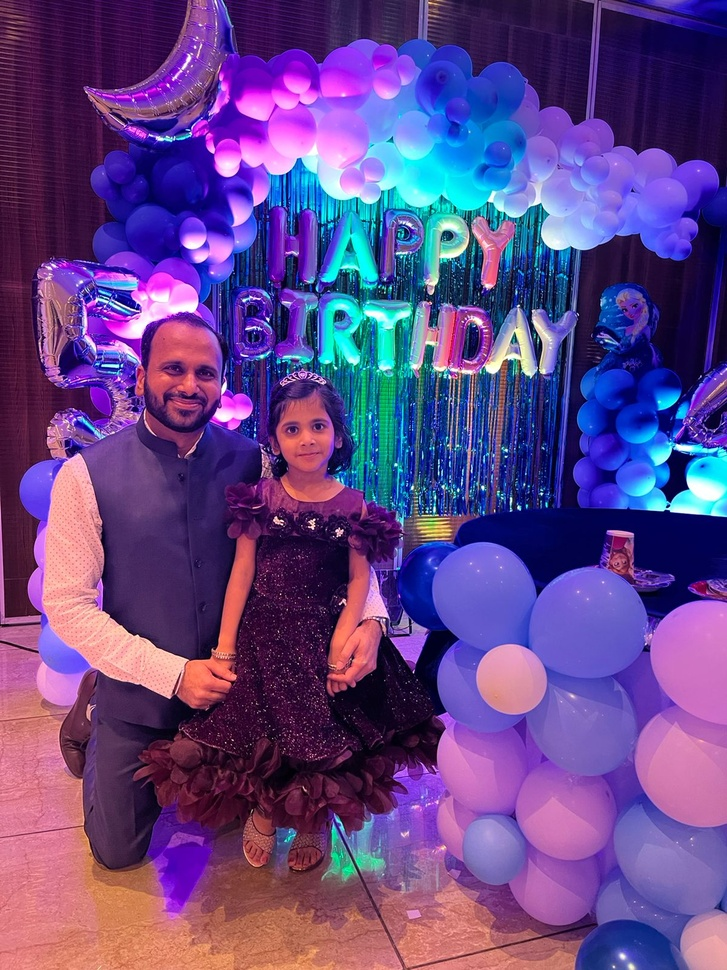
#> input picture ImageManipulation/image1.JPG, 727 x 970 px, shrunk from 1200 x 1600 before the run, found by its file name
$ python main.py
#> lines starting #> are read from the running program, lines starting #| are printed output that depends on the picture
from PIL import Image

def apply_gray(image):

    # Convert image to RGB if it's not in that mode
    if image.mode != 'RGB':
        image = image.convert('RGB')


    width, height = image.size
    pixels = image.load()  # Create the pixel map

    for py in range(height):
        for px in range(width):
            #r, g, b = image.getpixel((px, py))
            r, g, b = pixels[px, py]
            tr = r+g+b//3
            tg = r+g+b//3
            tb = r+g+b//3

            pixels[px, py] = (tr, tg, tb)

    return image

# Example usage
image = Image.open("image1.jpg")
#> image is the input picture: PIL image 727x970 RGB; mean R, G, B 98.9, 69.1, 135
gray_image = apply_gray(image)
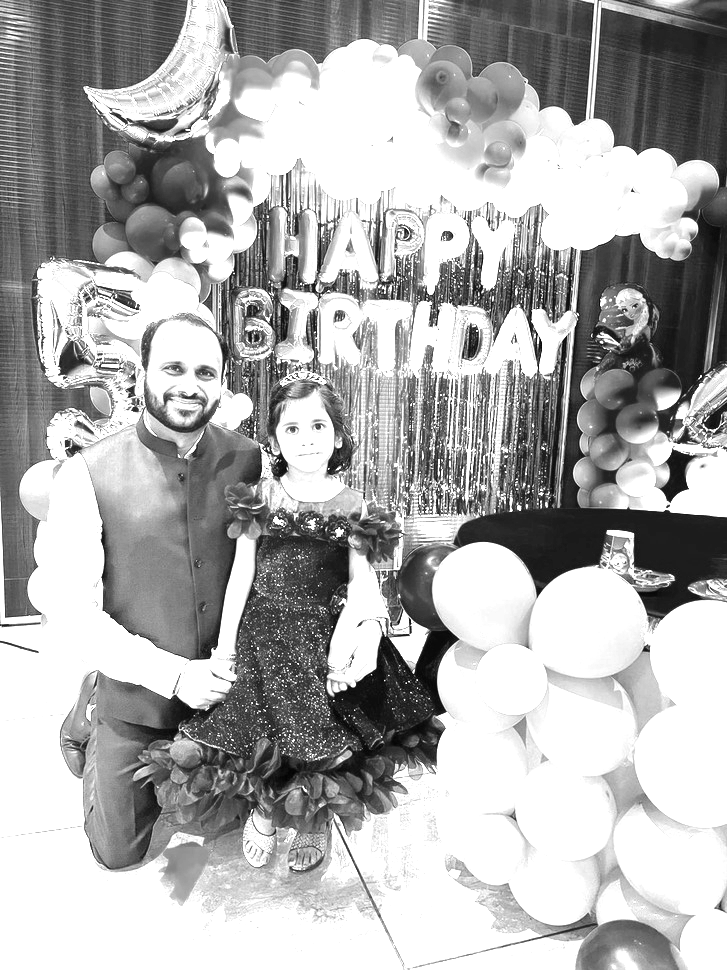
#> gray_image: PIL image 727x970 RGB; min 2, max 255, mean 173.5
gray_image.save("image1_gray.jpg")
